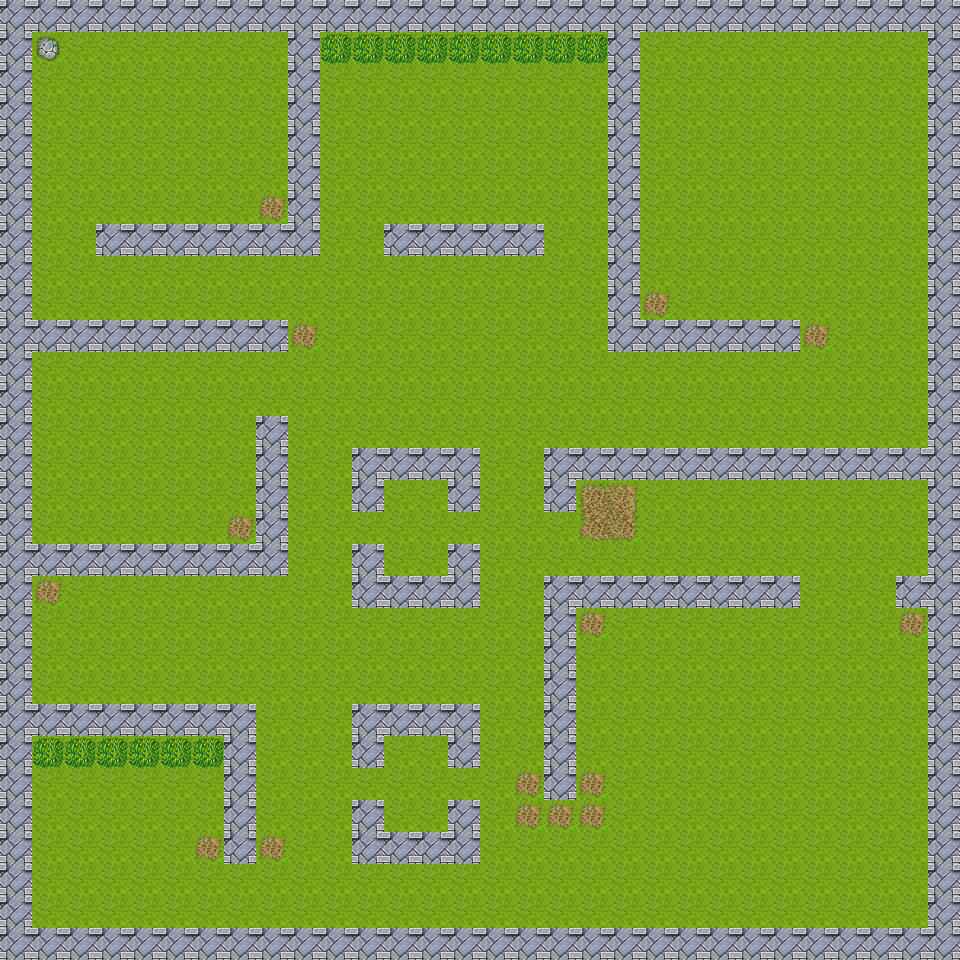

Below is a game level as drawn by its tile map, then a one-line description and the .tmx that defines it (tile-layer data replaced by summaries):
An orthogonal 30x30 tile map with 32x32 px tiles, 2 tile layers (Camada de Tiles 1, Objetos).

<map version="1.0" orientation="orthogonal" width="30" height="30" tilewidth="32" tileheight="32">
 <tileset firstgid="1" name="tilea2" tilewidth="32" tileheight="32">
  <image source="tilea2.png" width="512" height="384" />
 </tileset>
 <layer name="Camada de Tiles 1" width="30" height="30">
  <data>[900 cells, 712 non-empty, 9 distinct tile ids]</data>
 </layer>
 <layer name="Objetos" width="30" height="30">
  <data>[900 cells, 203 non-empty, 1 distinct tile ids]</data>
 </layer>
</map>
